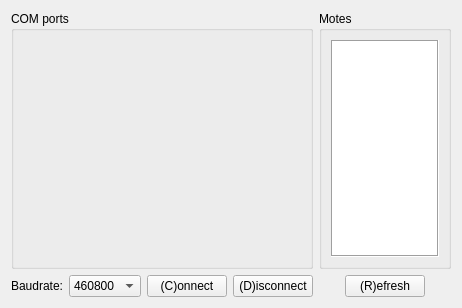
<?xml version="1.0" encoding="UTF-8"?>
<ui version="4.0">
 <class>ConnectWidget</class>
 <widget class="QWidget" name="ConnectWidget">
  <property name="geometry">
   <rect>
    <x>0</x>
    <y>0</y>
    <width>462</width>
    <height>308</height>
   </rect>
  </property>
  <property name="windowTitle">
   <string>Form</string>
  </property>
  <layout class="QGridLayout" name="gridLayout" rowstretch="1,0" columnstretch="0,0,0">
   <item row="0" column="2">
    <widget class="QGroupBox" name="groupBox">
     <property name="title">
      <string>Motes</string>
     </property>
     <layout class="QHBoxLayout">
      <item>
       <widget class="QListWidget" name="motes">
        <property name="frameShape">
         <enum>QFrame::Box</enum>
        </property>
        <property name="horizontalScrollBarPolicy">
         <enum>Qt::ScrollBarAlwaysOff</enum>
        </property>
        <property name="spacing">
         <number>2</number>
        </property>
       </widget>
      </item>
     </layout>
    </widget>
   </item>
   <item row="1" column="2">
    <widget class="QWidget" name="widget" native="true">
     <layout class="QHBoxLayout" name="horizontalLayout">
      <property name="margin">
       <number>0</number>
      </property>
      <item>
       <spacer name="horizontalSpacer_2">
        <property name="orientation">
         <enum>Qt::Horizontal</enum>
        </property>
        <property name="sizeHint" stdset="0">
         <size>
          <width>40</width>
          <height>20</height>
         </size>
        </property>
       </spacer>
      </item>
      <item>
       <widget class="QPushButton" name="refreshButton">
        <property name="text">
         <string>(R)efresh</string>
        </property>
        <property name="shortcut">
         <string>R</string>
        </property>
       </widget>
      </item>
      <item>
       <spacer name="horizontalSpacer_4">
        <property name="orientation">
         <enum>Qt::Horizontal</enum>
        </property>
        <property name="sizeHint" stdset="0">
         <size>
          <width>40</width>
          <height>20</height>
         </size>
        </property>
       </spacer>
      </item>
     </layout>
    </widget>
   </item>
   <item row="1" column="1">
    <widget class="QWidget" name="widget_2" native="true">
     <layout class="QHBoxLayout" name="horizontalLayout_2">
      <property name="margin">
       <number>0</number>
      </property>
      <item>
       <widget class="QLabel" name="label">
        <property name="text">
         <string>Baudrate:</string>
        </property>
       </widget>
      </item>
      <item>
       <widget class="QComboBox" name="baudRate">
        <property name="currentIndex">
         <number>3</number>
        </property>
        <item>
         <property name="text">
          <string notr="true">57600</string>
         </property>
        </item>
        <item>
         <property name="text">
          <string notr="true">115200</string>
         </property>
        </item>
        <item>
         <property name="text">
          <string notr="true">230400</string>
         </property>
        </item>
        <item>
         <property name="text">
          <string notr="true">460800</string>
         </property>
        </item>
        <item>
         <property name="text">
          <string notr="true">921600</string>
         </property>
        </item>
       </widget>
      </item>
      <item>
       <widget class="QPushButton" name="connectButton">
        <property name="text">
         <string>(C)onnect</string>
        </property>
        <property name="shortcut">
         <string>C</string>
        </property>
       </widget>
      </item>
      <item>
       <widget class="QPushButton" name="disconnectButton">
        <property name="text">
         <string>(D)isconnect</string>
        </property>
        <property name="shortcut">
         <string>D</string>
        </property>
       </widget>
      </item>
     </layout>
    </widget>
   </item>
   <item row="0" column="1">
    <widget class="QGroupBox" name="comPorts">
     <property name="title">
      <string>COM ports</string>
     </property>
     <layout class="QVBoxLayout" name="verticalLayout"/>
    </widget>
   </item>
  </layout>
 </widget>
 <resources/>
 <connections/>
</ui>
